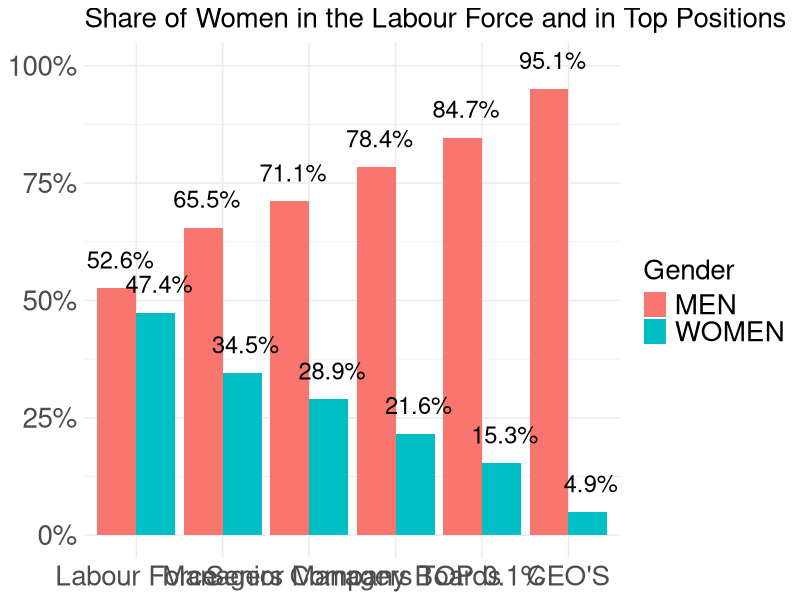

Reproduce this figure in R. (Note: this script raises an error after producing the figure.)
## ---- chunk 1
knitr::opts_chunk$set(echo = TRUE)
## ---- chunk 2
# wczytywanie danych
dane <- read.csv("dane.csv")
# 
dane <- dane[,2:4]
colnames(dane) <- c("V1","V2","V3")


library(ggplot2)

# imiciowanie wykresu
ggplot(dane,aes(x=V1,y=V2,fill=V3,label=paste0(V2,"%")))+
   # wybór geometrij
  geom_bar(stat="identity", position=position_dodge())+theme_minimal()+
  # właściwe ustawienie osi X (wiem że można inaczej)
  scale_x_discrete(limits=c("Labour Force","Managers","Senior Managers","Company Boards","TOP 0.1%","CEO'S"))+
  # poprawienie osi Y
  scale_y_continuous(breaks=c(0,25,50,75,100),labels = paste0(c(0,25,50,75,100),"%"),limits = c(0,100))+
  # dodanie podpisów 
  geom_text(vjust=-1.1,hjust =0.45,position = position_dodge(0.9),size=6)+
  # dodanie tytułu 
    labs(title = "Share of Women in the Labour Force and in Top Positions")+
  # ustawienie nazw osi 
  theme(axis.title.x = element_blank(),
        axis.title.y = element_blank(),
        axis.text.y = element_text(size=20),
        axis.text.x = element_text(size=20),
        plot.title = element_text(size = 20),
        legend.text = element_text(size=20),
        legend.title = element_text(size=20)
  )+
# poprawienie legendy 
scale_fill_discrete(name = "Gender", labels = c("MEN", "WOMEN"))


## ---- chunk 3
knitr::include_graphics("poprawiony.png")
